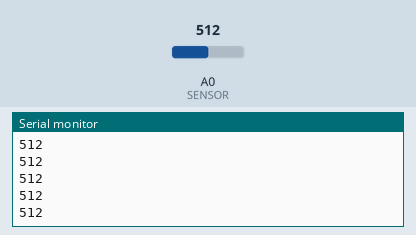
The sketch below on a simulated Arduino Uno, built with avr-gcc and run on an emulated ATmega328P. On the bench: the last lines printed to the serial monitor. The test bench sets the inputs (shaded band); at power-on: A0 (SENSOR) = 512.

Above: at 1.2 s.
1.3 s: A0 (SENSOR) set to 716
At 1.31 s:
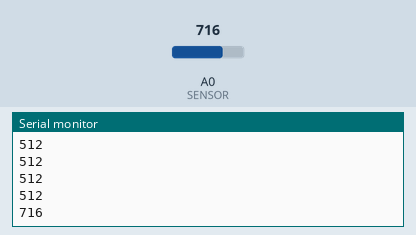
2.8 s: A0 (SENSOR) set to 900
At 2.81 s:
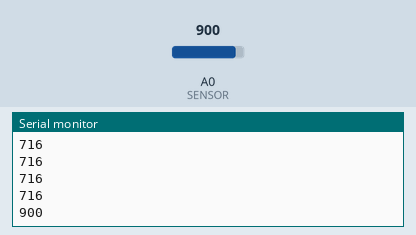
Timing chart, 0 to 5.8 s (numbered marks = the images above; inputs shaded):
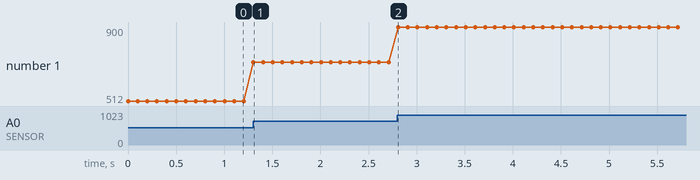

The sketch:

serial1.ino
```cpp
const int SENSOR =0;
int va1 = 0;

void setup() {
  Serial.begin(9600);
  // put your setup code here, to run once:

}

void loop() {

  va1= analogRead(SENSOR);

  Serial.println(va1);
  delay(100);

  // put your main code here, to run repeatedly:


}
```

Measured:
- after the input at 1.3 s, the serial monitor: prints a new line at once (image 1)
- after the input at 2.8 s, the serial monitor: prints a new line at once (image 2)
- plotted number 1: 512 → 716 after the input at 1.3 s, 716 → 900 after the input at 2.8 s
